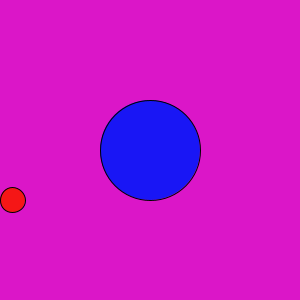
Frame 1 (no input)
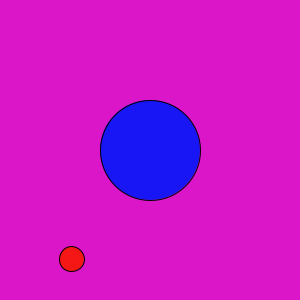
Frame 60 (the mouse pressed at the canvas centre just before this capture)
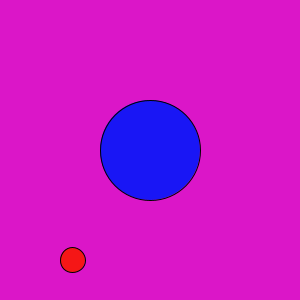
Frame 120 (the mouse held since frame 60 and released just before this capture)

The Processing sketch that drew these frames (run headless with seeded random() and noise(); from frame 60 on, the mouse is pressed at the canvas centre):

// Processing sketch: sketch_171003c
// ── sketch_171003c.pde


float x = 12.5;
float y = 200;
int dx = 1; //Direction x
int dy = 1; // Direction y

void setup() {
  size(300, 300);
  frameRate(30);
}

void draw() {
  background(#DB16C8);
  fill(#1916F5);
  if (x < width/2) {
    ellipse(width/2, height/2, 100, 100);
  } else {
    rectMode(CENTER);
    rect(width/2, height/2, 100, 100);
  }
  fill(#F51616);
  ellipse(x, y, 25, 25);

  if (mousePressed == false) {
    x = x+dx;
    y = y+dy;
  }

  if ((x>width-12.5) || (x<12.5)) {
    dx = dx*-1;
  }
  if ((y>height-12.5) || (y<12.5)) {
    dy = dy*-1;
  }
  println("x=", x, " y= ", y, " dx= ", dx, "  dy=", dy);
}
